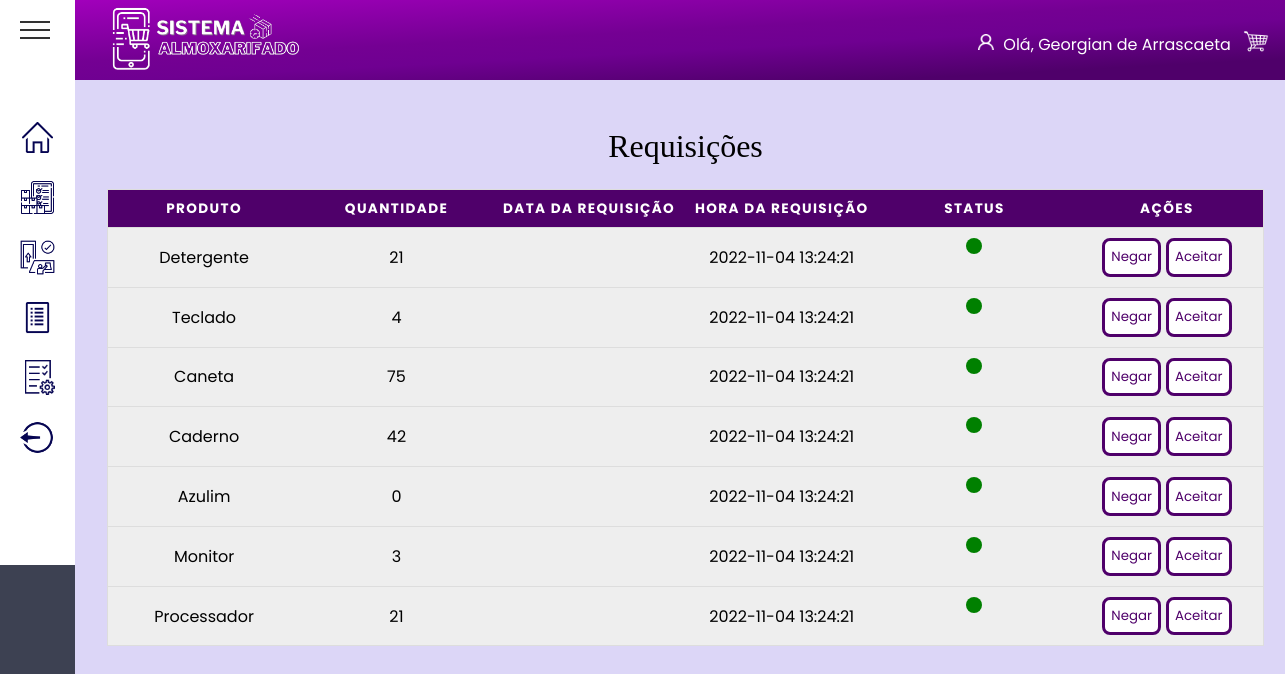
Before: /View/Pages/Admin/requisicoes.php (signed in) with the older database file.
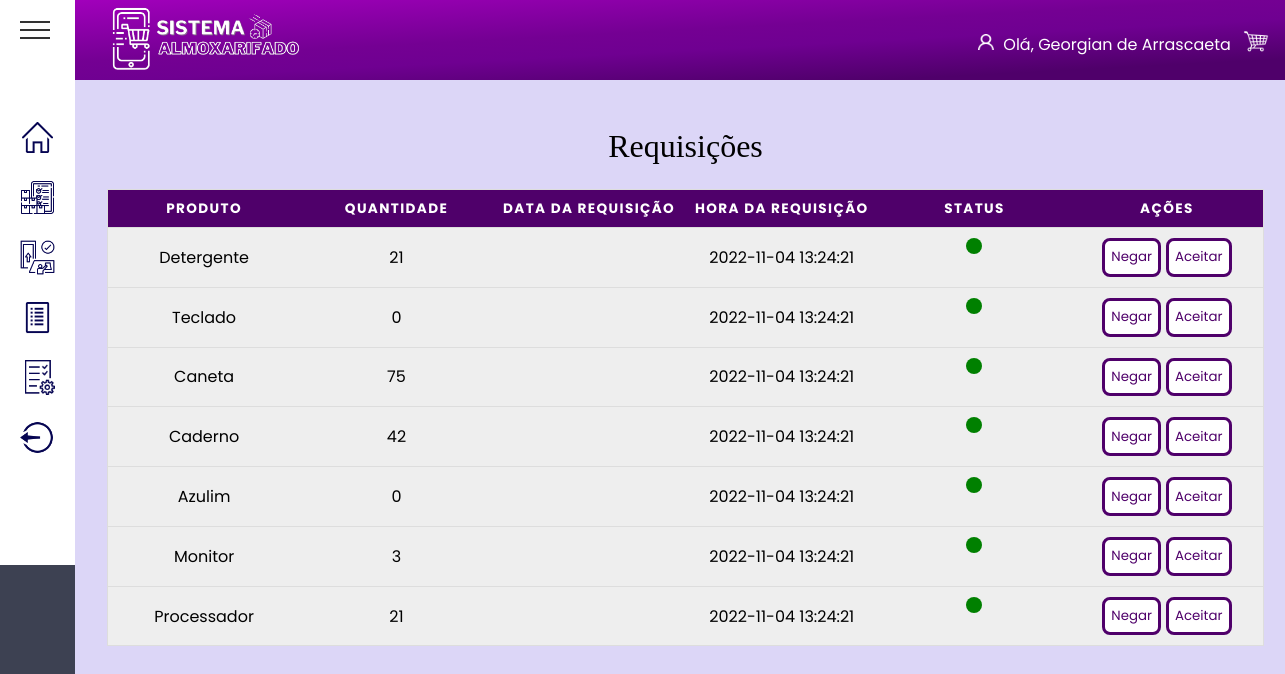
After: the same page with the newer database file.
### tables this page shows
create table produtoteste(
  nome_prod varchar (50),
  quantDisp integer,  
  id_categoria integer not null,
  id_disponibilidade integer not null,
  datacaworptura date,
  hora_cadastro TIMESTAMP DEFAULT CURRENT_TIMESTAMP,
  id_marca integer not null,  
  modeloProduto varchar(50),  
  precoProduto double,
  
  id_prod integer auto_increment primary key,
  
  foreign key (id_categoria) references categorias (id_categoria),
  foreign key (id_disponibilidade) references disponibilidade (id_disponibilidade)
);

### View/Pages/Admin/requisicoes.php (the view, shortened to what this page needs)
<?php
include_once dirname(__DIR__, 3) . '/banco.php';
?>
<!DOCTYPE html>
<html lang="pt-BR">
<head>
    <link rel="stylesheet" href="/final_php/assets/requisicoes.css">
    <link rel="stylesheet" href="/final_php/assets/template.css">
    <link rel="stylesheet" href="/final_php/assets/global.css">
</head>
<body>
    <?php include dirname(__DIR__, 3) . "/template/header.php"; ?>
    <?php include dirname(__DIR__, 3) . "/template/aside.php"; ?>
    <main class="main">
        <div class="container">
            <table>
                <caption>
                    Requisições
                </caption>
                <thead>
                    <tr>
                        <th scope="col">Produto</th>
                        <th scope="col">Quantidade</th>
                        <th scope="col">Data da requisição</th>
                        <th scope="col">Hora da requisição</th>
                        <th scope="col">Status</th>
                        <th scope="col">Ações</th>
                    </tr>
                </thead>
                <tbody>
                    <?php
                    $sql_consulta = mysqli_query($conn, "SELECT * FROM produtoteste");
                    while ($linhas = mysqli_fetch_array($sql_consulta)) { ?>
                        <tr class="tr">
                            <td data-label="Produto"><?= $linhas[0] ?></td>
                            <td data-label="Quantidade"><?= $linhas[1] ?></td>
                            <td data-label="Data"><?= $linhas[4] ?></td>
                            <td data-label="Hora"><?= $linhas[5] ?></td>
                            <td data-label="Status" class="status">
                                <div class="radius" id="statusGreen"></div>
                            </td>
                            <td data-label="Ações">
                                <button class="btnRequi">Negar</button>
                                <button class="btnRequi">Aceitar</button>
                            </td>
                       </tr>
                    <?php } ?>
                </tbody>
            </table>
        </div>
    </main>
</body>
</html>

Changed rows visible on the page:
changed produtoteste "Teclado": quantDisp "4" → "0"
